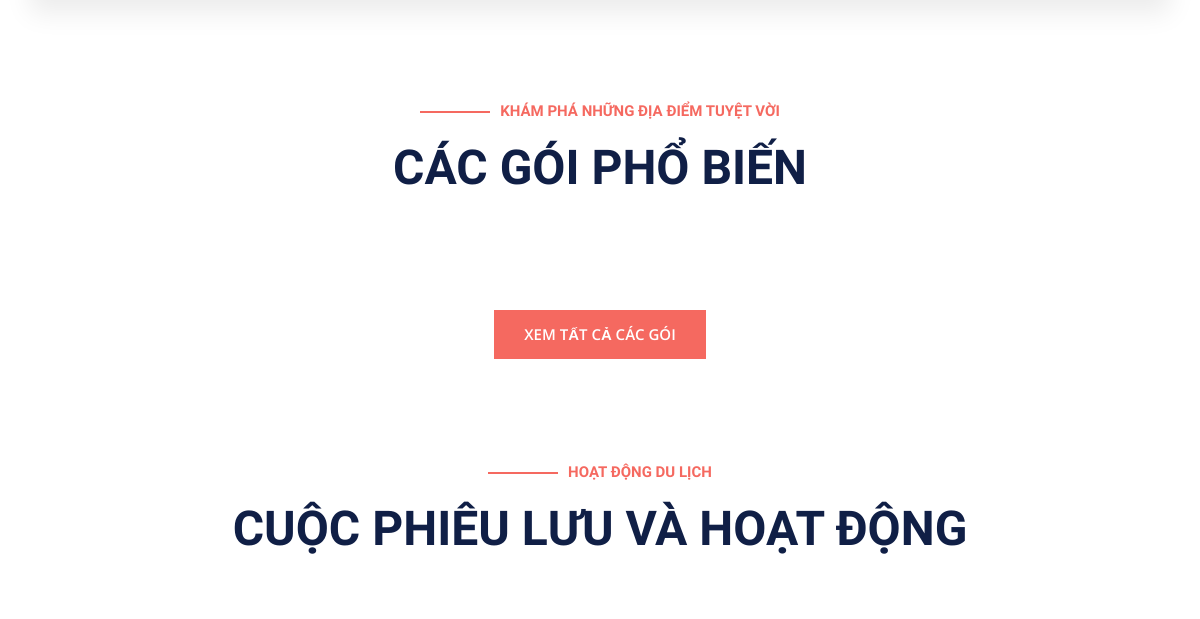
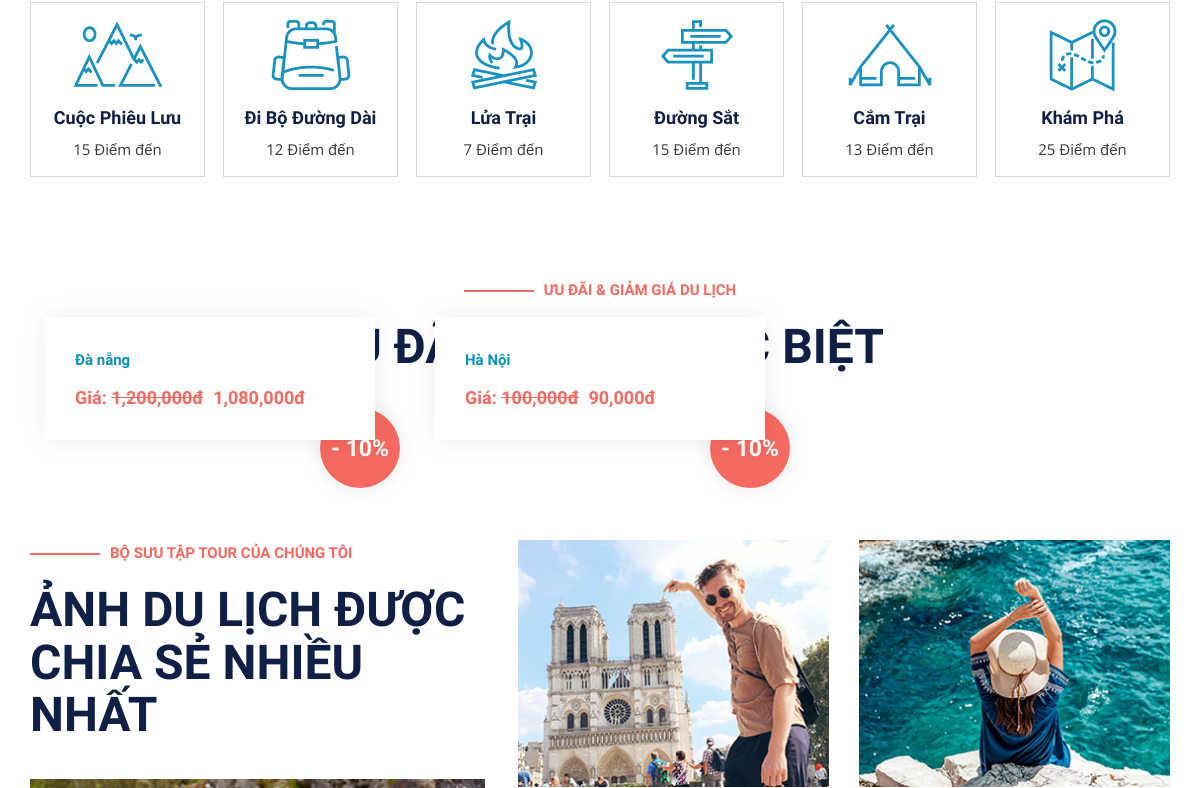
The page /business/index.php (middle part) on the database as committed earlier (2 pictures, top to bottom).
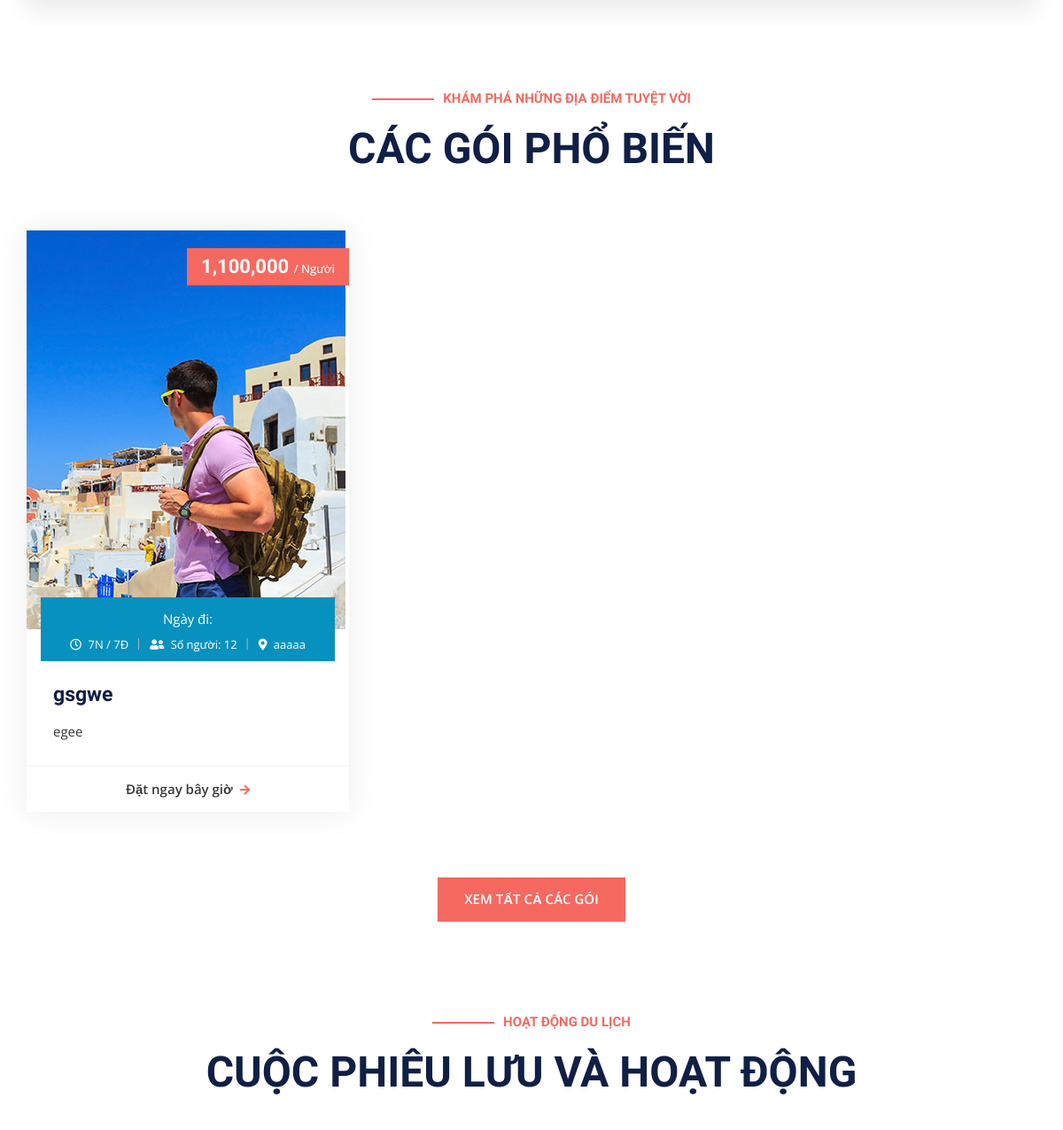
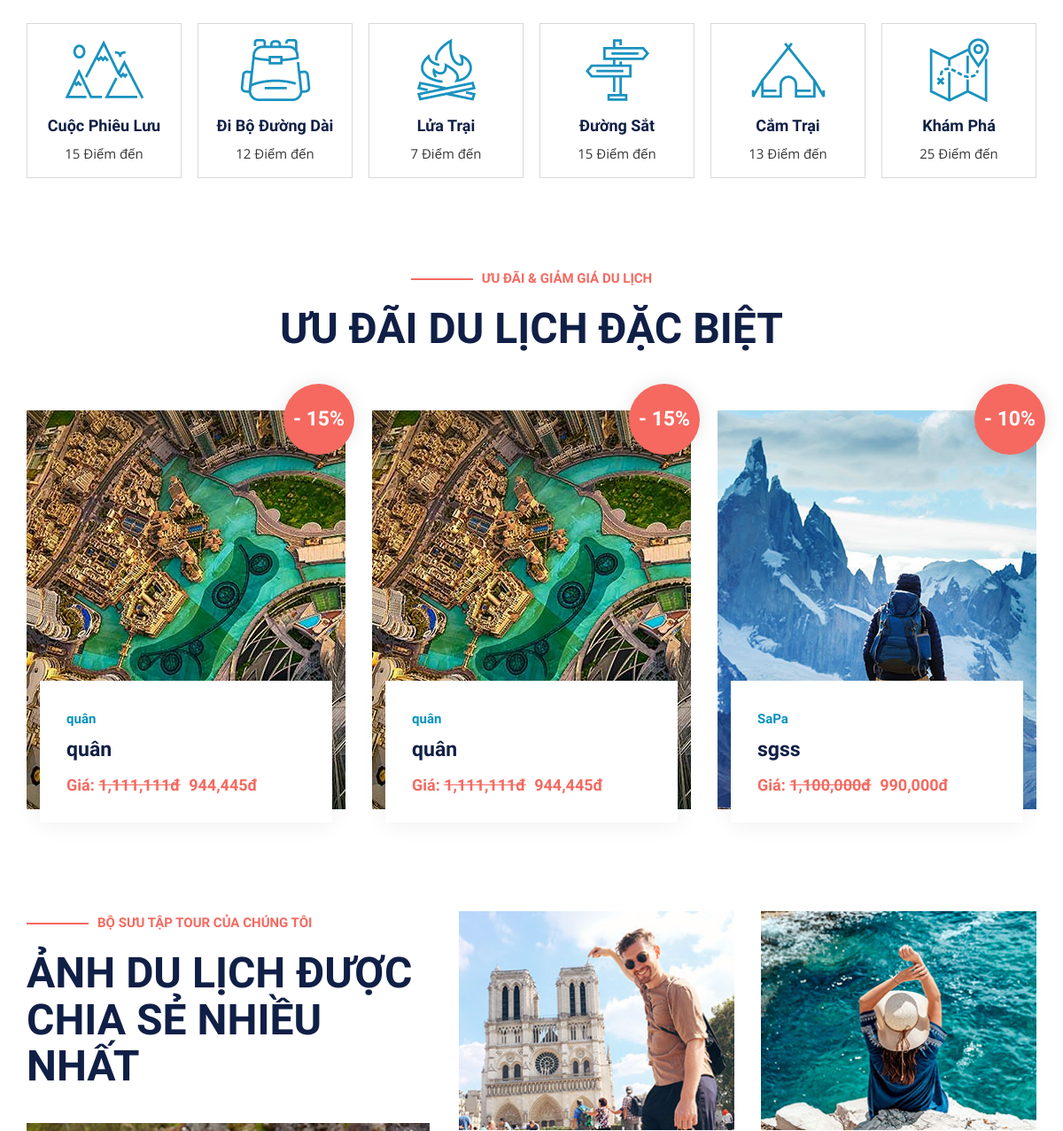
The same page on the database as committed later (2 pictures, top to bottom).
### tables this page shows
CREATE TABLE `tours` (
  `id` int(11) NOT NULL,
  `destination` varchar(225) NOT NULL,
  `people` int(11) NOT NULL,
  `days` int(11) NOT NULL,
  `nights` int(11) NOT NULL,
  `price` int(11) NOT NULL,
  `discount` int(11) NOT NULL,
  `image` varchar(225) NOT NULL,
  `status` int(11) NOT NULL DEFAULT 0,
  `title` varchar(225) NOT NULL,
  `description` varchar(250) DEFAULT NULL,
  `detail_photo` varchar(225) NOT NULL
);

### business/business/homepage/homepage.php (called while the page is built)
<?php
function load_tours(){
    $sql = "SELECT * FROM tours WHERE status=0 AND discount=0 order by id desc LIMIT 3";
    $tours_active = executeQuery($sql,true);
    $sql2 = "SELECT * FROM tours WHERE status=0 AND discount>0 order by id desc LIMIT 3";
    $tours_discount = executeQuery($sql2,true);
    include_once './views/homepage/layouts/home.php';
}
?>

### business/dao/system_dao.php (called while the page is built, shortened)
<?php
    function get_connect(){
        $connect = new PDO("mysql:host=127.0.0.1;dbname=duan1;charset=utf8","root","");
        return $connect;
    }
    function executeQuery($sql, $getAll = true){
        $connect = get_connect();
        $stmt = $connect->prepare($sql);
        $stmt->execute();
        $data = $stmt->fetchAll();
        if($getAll){
            return $data;
        }else{
            if(count($data) > 0){
                return $data[0];
            }
        }
    }
?>

### business/views/homepage/layouts/home.php (the view, shortened to what the changed rows need)
<!doctype html>
<html lang="en">
<head>
      <?php include_once "./views/homepage/layouts/style.php" ?>
</head>
<body class="home">
   <div id="page" class="full-page">
      <main id="content" class="site-main">
         <section class="package-section">
            <div class="container">
               <div class="section-heading text-center">
                  <div class="row">
                     <div class="col-lg-8 offset-lg-2">
                        <h2>CÁC GÓI PHỔ BIẾN</h2>
                     </div>
                  </div>
               </div>
               <div class="package-inner">
                  <div class="row">
                     <?php foreach($tours_active as $t): ?>
                        <div class="col-lg-4 col-md-6">
                           <div class="package-wrap" style="box-shadow: 0px 0px 35px 0px rgba(0, 0, 0, 0.08);">
                              <figure class="feature-image">
                                 <a href="<?=BASE_URL?>tour-detail&&id=<?=$t['id']?>">
                                    <img src="<?=PUBLIC_HOME_ASSETS?><?=$t['image']?>" alt="">
                                 </a>
                              </figure>
                              <div class="package-price">
                                 <h6>
                                    <span><?=number_format($t['price'],0,"." ,"," )?> </span> / Người
                                 </h6>
                              </div>
                              <div class="package-content-wrap">
                                 <div class="package-meta text-center" style="background-color: #0791BE;margin-bottom: 24px;margin-left: 16px;margin-right: 16px;margin-top: -36px;padding: 12px 0;position: relative;">
                                    <div style="color:#ffffff;padding-bottom:10px">
                                       Ngày đi: <?=$t['start_day']?>
                                    </div>
                                    <ul>
                                       <li>
                                          <i class="far fa-clock"></i>
                                          <?=$t['days']?>N / <?=$t['nights']?>Đ
                                       </li>
                                       <li>
                                          <i class="fas fa-user-friends"></i>
                                          Số người: <?=$t['people']?>
                                       </li>
                                       <li>
                                          <i class="fas fa-map-marker-alt"></i>
                                          <?=$t['destination']?>
                                       </li>
                                    </ul>
                                 </div>
                                 <div class="package-content">
                                    <h3>
                                       <a href="<?=BASE_URL?>tour-detail&&id=<?=$t['id']?>"><?=$t['title']?></a>
                                    </h3>
                                    <p><?=$t['description'] ?></p>
                                    <div class="btn-wrap">
                                       <a href="#" class="button-text width-12">Đặt ngay bây giờ<i class="fas fa-arrow-right"></i></a>
                                    </div>
                                 </div>
                              </div>
                           </div>
                        </div>
                     <?php endforeach ?>
                  </div>
               </div>
            </div>
         </section>
         <section class="activity-section">
            <div class="container">
               <div class="section-heading text-center">
                  <div class="row">
                     <div class="col-lg-8 offset-lg-2">
                        <h2>CUỘC PHIÊU LƯU VÀ HOẠT ĐỘNG</h2>
                     </div>
                  </div>
               </div>
            </div>
         </section>
         <section class="special-section">
            <div class="container">
               <div class="section-heading text-center">
                  <div class="row">
                     <div class="col-lg-8 offset-lg-2">
                        <h2>ƯU ĐÃI DU LỊCH ĐẶC BIỆT</h2>
                     </div>
                  </div>
               </div>
               <div class="special-inner">
                  <div class="row">
                     <?php foreach($tours_discount as $td): ?>
                     <div class="col-md-6 col-lg-4">
                        <div class="special-item">
                           <figure class="special-img">
                              <a href="<?=BASE_URL?>tour-detail&&id=<?=$td['id']?>">
                                 <img src="<?=PUBLIC_HOME_ASSETS?><?=$td['image']?>" alt="">
                              </a>
                           </figure>
                           <div class="badge-dis">
                              <span>
                                 <strong> - <?=$td['discount']?>%</strong>
                              </span>
                           </div>
                           <div class="special-content">
                              <div class="meta-cat">
                                 <a href="<?=BASE_URL?>tour-detail&&id=<?=$td['id']?>"><?=$td['destination']?></a>
                              </div>
                              <h3>
                                 <a href="<?=BASE_URL?>tour-detail&&id=<?=$td['id']?>"><?=$td['title']?></a>
                              </h3>
                              <div class="package-price">
                                 Giá:
                                 <del><?=number_format($td['price'],0,"." ,"," )?>đ</del>
                                 <ins><?=number_format(ceil($td['price']*(1-$td['discount']/100)),0,"." ,"," ) ?>đ</ins>
                              </div>
                           </div>
                        </div>
                     </div>
                     <?php endforeach ?>
                  </div>
               </div>
            </div>
         </section>
         <section class="best-section">
            <div class="container">
               <div class="row">
                  <div class="col-lg-5">
                     <div class="section-heading">
                        <h2>ẢNH DU LỊCH ĐƯỢC CHIA SẺ NHIỀU NHẤT </h2>
                     </div>
                  </div>
               </div>
            </div>
         </section>
      </main>
   </div>
</body>
</html>

Rows that differ between the two databases and show on the page:
no longer on this page (row edited): tours: discount "10", destination "Đà nẵng", price "1,200,000", ceil($td['price']*(1-$td['discount']/100)) "1,080,000", shown under "ƯU ĐÃI & GIẢM GIÁ DU LỊCH"
removed tours: discount "10", destination "Hà Nội", price "100,000", ceil($td['price']*(1-$td['discount']/100)) "90,000", shown under "ƯU ĐÃI & GIẢM GIÁ DU LỊCH"
added tours: image (picture), price "1,100,000", days "7", nights "7", people "12", destination "aaaaa", title "gsgwe", description "egee", shown under "CÁC GÓI PHỔ BIẾN"
added tours: image (picture), discount "15", destination "quân", title "quân", price "1,111,111", ceil($td['price']*(1-$td['discount']/100)) "944,445", shown under "ƯU ĐÃI DU LỊCH ĐẶC BIỆT"
added tours: image (picture), discount "15", destination "quân", title "quân", price "1,111,111", ceil($td['price']*(1-$td['discount']/100)) "944,445", shown under "ƯU ĐÃI DU LỊCH ĐẶC BIỆT"
added tours: image (picture), discount "10", destination "SaPa", title "sgss", price "1,100,000", ceil($td['price']*(1-$td['discount']/100)) "990,000", shown under "ƯU ĐÃI DU LỊCH ĐẶC BIỆT"
